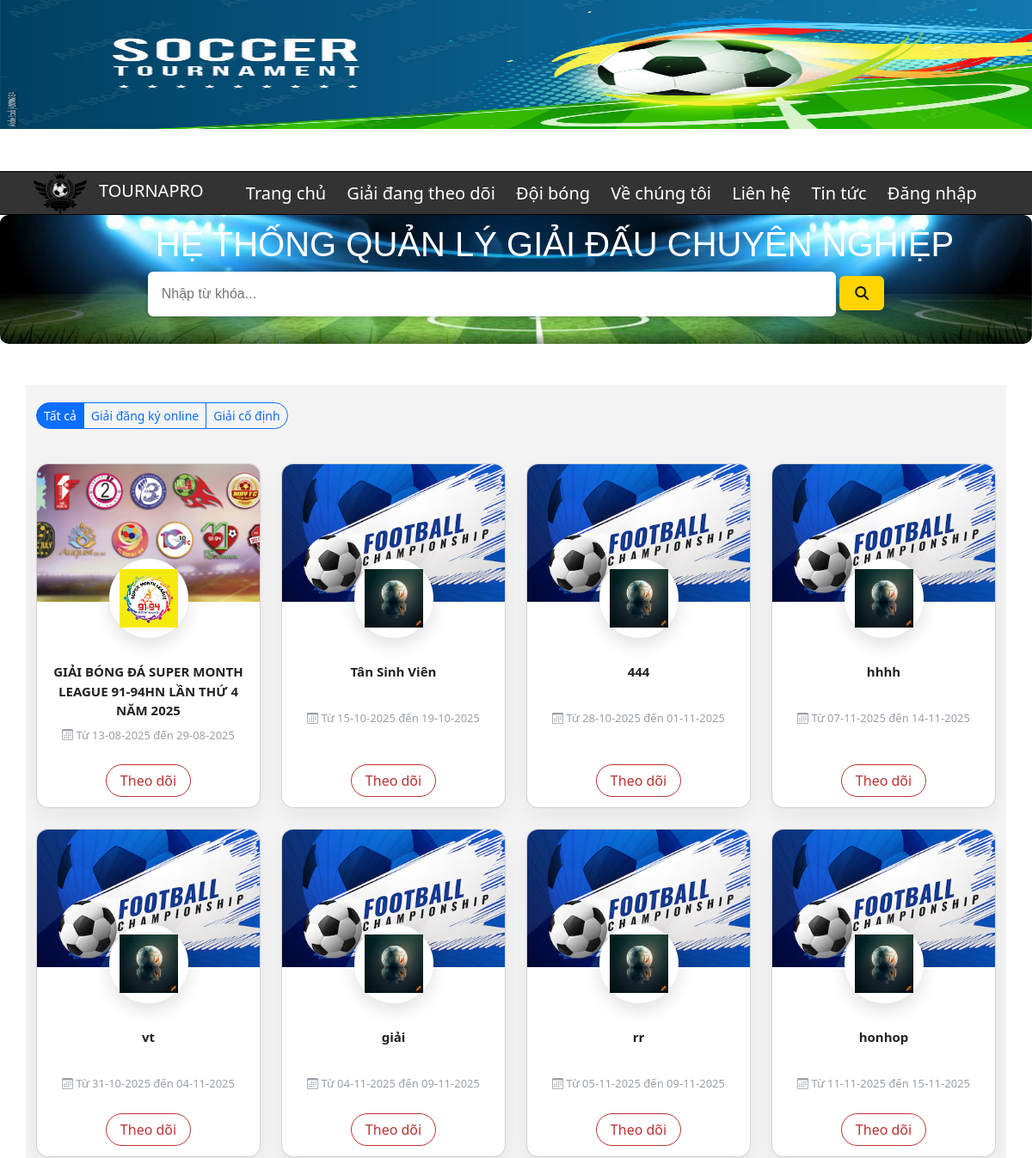
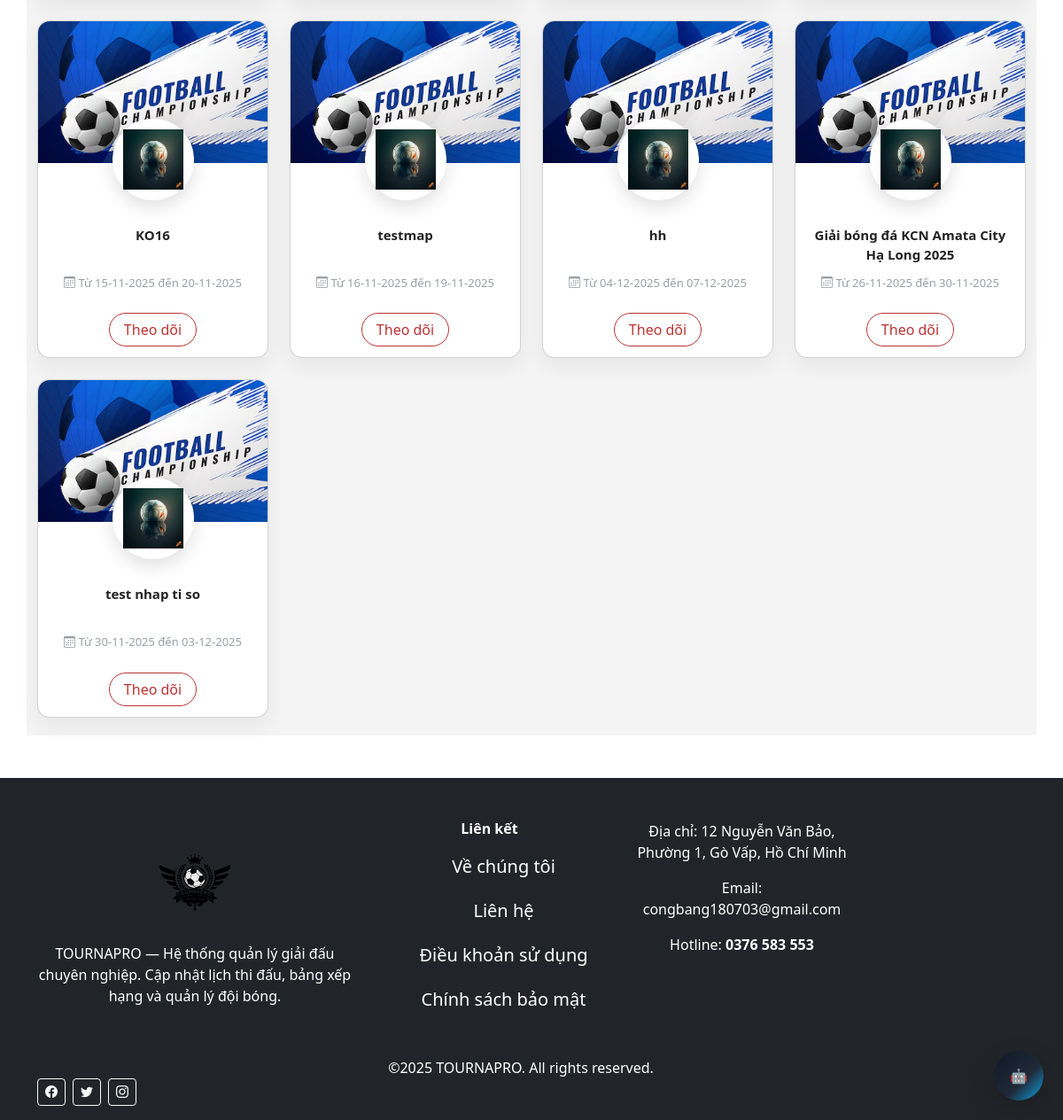
The page / on the database its author committed (2 pictures, top to bottom).
### tables this page shows
CREATE TABLE `tournament` (
  `idtourna` int(11) NOT NULL,
  `tournaName` varchar(255) NOT NULL,
  `logo` varchar(255) NOT NULL,
  `banner` varchar(255) NOT NULL,
  `startdate` datetime NOT NULL,
  `enddate` datetime NOT NULL,
  `status` tinyint(4) NOT NULL DEFAULT 0 COMMENT '0=draft,1=upcoming,2=ongoing,3=finished,4=cancelled',
  `team_count` int(11) DEFAULT NULL,
  `allow_online_reg` tinyint(1) NOT NULL DEFAULT 0,
  `regis_open_at` datetime DEFAULT NULL,
  `regis_close_at` datetime DEFAULT NULL,
  `id_org` bigint(20) UNSIGNED NOT NULL,
  `id_rule` int(11) DEFAULT NULL,
  `id_local` int(11) DEFAULT NULL,
  `fee_type` enum('FREE','PAID') NOT NULL DEFAULT 'FREE',
  `fee_amount` decimal(12,0) DEFAULT NULL,
  `regulation_summary` mediumtext DEFAULT NULL
);

### model/modeltourna.php (called while the page is built, shortened)
<?php
class mTourna {
    public function selectallTournament() {
        $query = "SELECT * FROM tournament ";
        $p = new mConnect();
        $conn = $p->moKetNoi();
        $result = mysqli_query($conn, $query);
        return $result;
    }
}
?>

### control/controltourna.php (called while the page is built, shortened)
<?php
include_once(__DIR__ . '/../model/modeltourna.php');
class cTourna {
    public function showAllTournaments() {
        $model = new mTourna();
        $result = $model->selectallTournament();
        if ($result) {
            return $result;
        } else {
            return false;
        }
    }
}
?>

### view/tournaments_list.php (the view, shortened to what this page needs)
<?php
include_once('control/controltourna.php');
$controller = new cTourna();
if(isset($_REQUEST["btnSearch"])){
  $kq = $controller->showTournamentByName($_REQUEST["keyword"]);
}else{
  $kq = $controller->showAllTournaments();
}
$BASE = rtrim(dirname($_SERVER['PHP_SELF']), '/');
if ($kq && $kq->num_rows > 0) {
?>
      <div class="col-12 mb-3">
  <div class="t-filter-bar d-flex flex-wrap gap-2 align-items-center justify-content-between">
    <div class="btn-group btn-group-sm" role="group" aria-label="Lọc giải đấu">
      <button type="button" class="btn btn-primary t-filter-btn" data-filter="all">Tất cả</button>
      <button type="button" class="btn btn-outline-primary t-filter-btn" data-filter="online">Giải đăng ký online</button>
      <button type="button" class="btn btn-outline-primary t-filter-btn" data-filter="offline">Giải cố định</button>
    </div>
  </div>
</div>
<?php
    while ($row = $kq->fetch_assoc()) {
$id = $row['idtourna'];
$allowOnline = !empty($row['allow_online_reg']) ? (int)$row['allow_online_reg'] : 0;
$onlineFlag  = $allowOnline === 1 ? '1' : '0';
$isFollowed = false;
$rawBanner = trim($row['banner'] ?? '');
$rawLogo   = trim($row['logo']   ?? '');
$bannerSrc = $rawBanner === ''
    ? "$BASE/img/giaidau/banner_macdinh.jpg"
    : (preg_match('~^(https?://|/)~i', $rawBanner) ? $rawBanner
       : (str_starts_with($rawBanner, 'img/') ? "$BASE/$rawBanner" : "$BASE/img/giaidau/$rawBanner"));
$logoSrc = $rawLogo === ''
    ? "$BASE/img/giaidau/logo_macdinh.png"
    : (preg_match('~^(https?://|/)~i', $rawLogo) ? $rawLogo
       : (str_starts_with($rawLogo, 'img/') ? "$BASE/$rawLogo" : "$BASE/img/giaidau/$rawLogo"));
$title  = !empty($row['tournaName']) ? $row['tournaName'] : (!empty($row['name']) ? $row['name'] : 'Không tên');
$start  = !empty($row['startdate']) ? date('d-m-Y', strtotime($row['startdate'])) : '';
$end    = !empty($row['enddate'])   ? date('d-m-Y', strtotime($row['enddate']))   : '';
$dateText = $start ? ('Từ ' . $start . ($end ? ' đến ' . $end : '')) : '';
        ?>
        <div class="col-lg-3 col-md-6 t-tourna-item" data-online="<?= $onlineFlag ?>">
          <div class="t-card card h-100">
            <div class="card-banner">
              <a href="view/tourna_detail.php?id=<?= urlencode($id) ?>">
                <img src="<?= htmlspecialchars($bannerSrc) ?>" alt="banner"
                    onerror="this.onerror=null;this.src='<?= $BASE ?>/img/giaidau/banner_macdinh.jpg';">
              </a>
              <div class="logo-circle">
                <img src="<?= htmlspecialchars($logoSrc) ?>" alt="logo"
                onerror="this.onerror=null;this.src='<?= $BASE ?>/img/giaidau/logo_macdinh.png';">
              </div>
            </div>
            <div class="card-body">
              <div class="card-title"><?= $title ?></div>
              <?php if($dateText): ?>
                <div class="card-meta"><i class="bi bi-calendar3"></i> <?= htmlspecialchars($dateText) ?></div>
              <?php endif; ?>
            </div>
            <div class="card-footer">
              <form method="POST" style="display:inline;">
                <button type="submit" class="btn btn-follow <?= $isFollowed ? 'btn-danger' : 'btn-primary' ?>">
                    <?= $isFollowed ? 'Hủy theo dõi' : 'Theo dõi' ?>
                </button>
              </form>
            </div>
          </div>
        </div>
    <?php
    }
} else {
    echo '<div class="col-12"><p class="text-center text-muted">Không có giải đấu để hiển thị.</p></div>';
}
?>

### css/style_index.css (style rules this page uses)
* { margin: 0; padding: 0; box-sizing: border-box; }
body { width: 100%; height: auto; }
.t-card { border-radius: 14px; overflow: hidden; box-shadow: 0 10px 24px rgba(0,0,0,0.06); background: #fff; display: flex; flex-direction: column; height: 100%; }
.t-card .card-banner { height: 160px; overflow: visible; position: relative; }
.t-card .card-banner img { width:100%; height:100%; object-fit: cover; display:block; }
.t-card .logo-circle { width:92px; height:92px; border-radius:50%; background:#fff; display:flex; align-items:center; justify-content:center; position: absolute; left:50%; transform: translateX(-50%); top:110px; box-shadow:0 8px 20px rgba(0,0,0,0.12); border:6px solid #fff; }
.t-card .logo-circle img { width:68px; height:68px; object-fit: contain; }
.t-card .card-body { padding-top:70px; padding-bottom:12px; text-align:center; flex:1 1 auto; }
.t-card .card-title { font-size:15px; font-weight:700; color:#222; min-height:48px; }
.t-card .card-meta { color:#9aa0a6; font-size:13px; margin-top:8px; }
.t-card .card-footer { background:transparent; border-top:0; padding:12px; text-align:center; }
.btn-follow { border-radius:20px; padding:6px 16px; border:1px solid #b33; color:#b33; background:transparent; }

### view/tournaments_list.php (style rules this page uses)
.t-filter-bar .btn { border-radius: 999px; }

### rows shown on the page
tournament: banner (picture), logo (picture), tournaName "GIẢI BÓNG ĐÁ SUPER MONTH LEAGUE 91-94HN LẦN THỨ 4 NĂM 2025", dateText "Từ 13-08-2025 đến 29-08-2025"
tournament: banner (picture), logo (picture), tournaName "Tân Sinh Viên", dateText "Từ 15-10-2025 đến 19-10-2025"
tournament: banner (picture), logo (picture), tournaName "444", dateText "Từ 28-10-2025 đến 01-11-2025"
tournament: banner (picture), logo (picture), tournaName "hhhh", dateText "Từ 07-11-2025 đến 14-11-2025"
tournament: banner (picture), logo (picture), tournaName "vt", dateText "Từ 31-10-2025 đến 04-11-2025"
tournament: banner (picture), logo (picture), tournaName "giải", dateText "Từ 04-11-2025 đến 09-11-2025"
tournament: banner (picture), logo (picture), tournaName "rr", dateText "Từ 05-11-2025 đến 09-11-2025"
tournament: banner (picture), logo (picture), tournaName "honhop", dateText "Từ 11-11-2025 đến 15-11-2025"
tournament: banner (picture), logo (picture), tournaName "KO16", dateText "Từ 15-11-2025 đến 20-11-2025"
tournament: banner (picture), logo (picture), tournaName "testmap", dateText "Từ 16-11-2025 đến 19-11-2025"
tournament: banner (picture), logo (picture), tournaName "hh", dateText "Từ 04-12-2025 đến 07-12-2025"
tournament: tournaName "Giải bóng đá KCN Amata City Hạ Long 2025", dateText "Từ 26-11-2025 đến 30-11-2025"
tournament: banner (picture), tournaName "test nhap ti so", dateText "Từ 30-11-2025 đến 03-12-2025"
